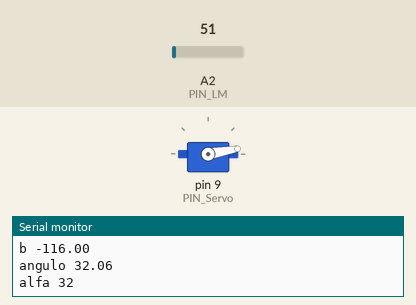
Bench run of a sketch on a simulated Arduino Uno, built with avr-gcc and run on an emulated ATmega328P. On the bench: servo, the last lines printed to the serial monitor. The test bench sets the inputs (shaded band); at power-on: A2 (PIN_LM) = 51.

Above: at 11.2 s.
11.3 s: A2 (PIN_LM) set to 93
At 21.4 s:
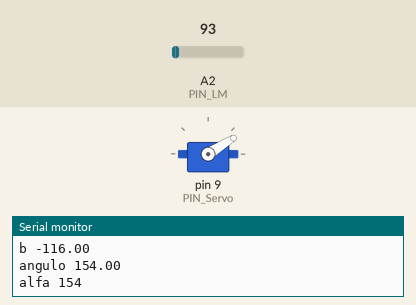
22.2 s: A2 (PIN_LM) set to 113
33.5 s: A2 (PIN_LM) set to 86
At 44.6 s:
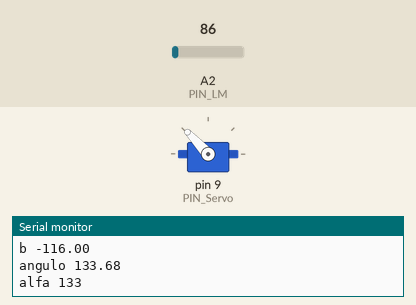
45.5 s: A2 (PIN_LM) set to 112
At 57.2 s:
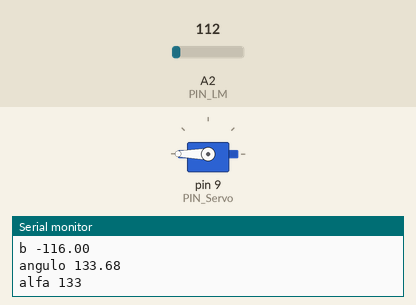
57.5 s: A2 (PIN_LM) set to 71
At 69.0 s:
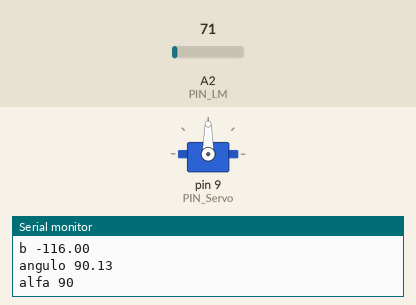
69.5 s: A2 (PIN_LM) set to 43
81.2 s: A2 (PIN_LM) set to 37
Timing chart, 0 to 92.6 s (numbered marks = the images above; inputs shaded):
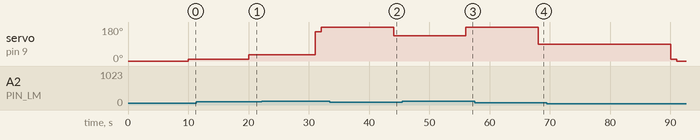

Measured:
- after the input at 33.5 s, servo on pin 9 (PIN_Servo): 180° → 133° after 10.6 s
- after the input at 45.5 s, servo on pin 9 (PIN_Servo): 133° → 180° after 10.6 s
- after the input at 57.5 s, servo on pin 9 (PIN_Servo): 180° → 90° after 10.6 s

The sketch:

PCI_Folha9_Exercicio1.ino
```cpp
/* Grupo 3D - Joana Leiria, Jorge Silva
  PCI - Folha 9 - Exercicio 1 - Termometro analogico

  Descricao:
  Este scipt foi criado para utilizar um sensor de temperatura LM35 (porta A2) e um servo
  motor SG90 (porta ~9) como um termometro analogico.
  O arduino faz uma leitura da porta onde esta ligado o sensor de temperatura. Pelas
  especificacoes dos dispositivos, criamos uma relacao unica entre o valor lido e o angulo
  que deve ter o servo motor.
  O valor do angulo e' enviado para o servo motor, fazendo-o mover ate' ao referido angulo,
  de forma a funcionar como um termometro analogico.

  Codigo baseado em:
  https://www.arduino.cc/reference/en/libraries/servo/ - biblioteca servo motor
*/

// Temperatura minima e maxima; e atual
const float T_min = 20; // tempearatura minima em ºC
const float T_max = 50; // tempearatura maxima em ºC
float Temp; // variavel que guarda a temperatura atual

//Pinos a utilizar
const int PIN_Servo = 9; // pino do servo motor
const int PIN_LM = A2; // pino do LM35

// Caracterisiticas do LM35
const float LM_conversao = 0.01; // conversao de 0.01 V/ºC
const float LM_offset = 0;

// --- Variaveis auxiliares ---
// Tensoes: de alimentacao; aos 20º e aos 50º
const float Vs = 5; // tensao de alimentacao 5V
const float V_min = T_min * LM_conversao + LM_offset;
const float V_max = T_max * LM_conversao + LM_offset;

// Numeros m do arduino
int m; //variavel que guarda o numero m lido no momento
const int m_min = V_min / Vs * (pow(2, 10) - 1);
const int m_max = V_max / Vs * (pow(2, 10) - 1);

//Angulo alfa e conversao entre numero m e angulo
int alfa; // variavel que regista o angulo
const float k = 180.0 / (m_max - m_min); // a conversao entre o numero m e o angulo e' uma relacao linear alfa=k*m+b
const float b = -180 * m_min / (m_max - m_min);

#include <Servo.h> // Biblioteca com comandos para controlar o servo motor
Servo myservo;  // Objeto do tipo Servo para controlar o novo servo


void setup() {
  myservo.attach(PIN_Servo);  // atribui o pino ao objeto do servo
  myservo.write(0); // por o servo na posicao zero
  delay(10000);
  Serial.begin(9600);

  //DEBUG
  Serial.print("Tmin "); Serial.println(T_min);
  Serial.print("Tmax "); Serial.println(T_max);
  Serial.print("Vmin "); Serial.println(V_min);
  Serial.print("Vmax "); Serial.println(V_max);
  Serial.print("m_min "); Serial.println(m_min);
  Serial.print("m_max "); Serial.println(m_max);
  Serial.print("k "); Serial.println(k);
  Serial.print("b "); Serial.println(b);
  myservo.write(10);


}

void loop() {
  m = analogRead(PIN_LM);// le a tensao que corresponde 'a temperatura neste momento
  float temperatura = ( m * Vs / (pow(2, 10) - 1)) / LM_conversao; // calcula a temperatura (debug)

  // Calcular o novo angulo para o servo motor

  if ( m < m_min ) {
    // se lemos um valor que corresponde a menos de 20ºC: posicao 0;
    alfa = 0;
  }
  else if ( m > m_max ) {
    // se lemos um valor que corresponde a mais do que 50ºC: posicao 180;
    alfa = 180;
  }
  else {
    //em condicoes de temperatura normais : alfa =  m * 2.9 - 116;
    alfa = m * k + b;
    // Debug
    Serial.print("m "); Serial.println(m);
    Serial.print("k "); Serial.println(k);
    Serial.print("b "); Serial.println(b);
    Serial.print("angulo "); Serial.println(m * k + b);
    Serial.print("alfa "); Serial.println(alfa);
    delay(10000);
  }

  myservo.write(alfa); // Atualizar a posicao do servo motor

  delay(1000); // refazer a leitura so' a cada 1 segundo


  /*
    Serial.print("Temperatura: ");
    Serial.println(temperatura);
    Serial.print("m: ");
    Serial.print(m);

    Serial.print("Angulo: ");
    Serial.print(alfa);
  */
}
```
